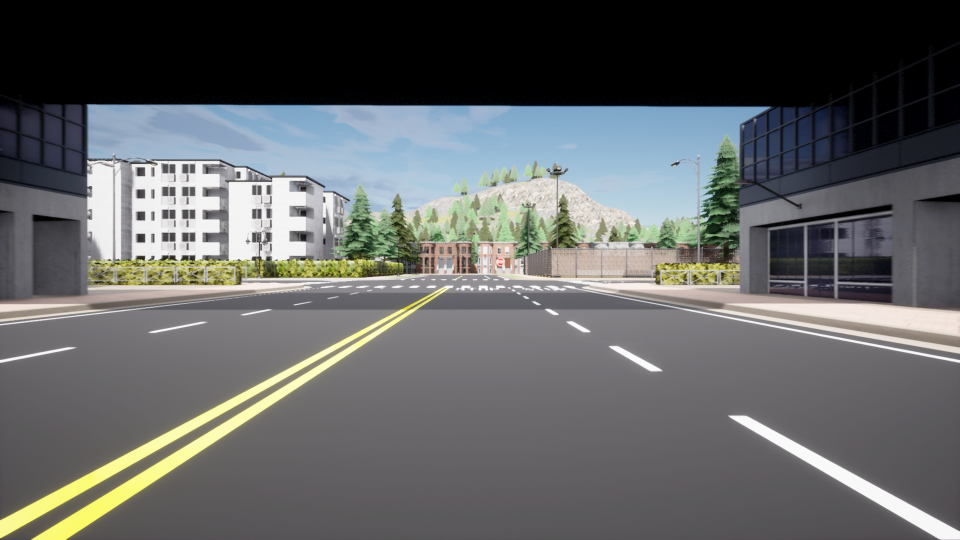
#> input picture inference/CARLA_IMAGESET/5_008578.jpg, 1920 x 1080 px, found by its file name (shown at 1/2 size)
$ python -i depth_cam_utils.py   (imports and definitions only)   (older library calls are emulated)
#> lines starting #> are read from the running program, lines starting #| are printed output that depends on the picture; after the words box and inside, x2 and y2 are one past the last pixel; in counts of white or black regions, pixels touching at a corner belong together
### Carla/config.py
#!/usr/bin/env python
# @Time : 2021/12/28 18:07
# @Author : 戎昱
# @File : config.py
# @Software : PyCharm
# @Contact : sekirorong@gmail.com
# @github : https://github.com/SekiroRong
import os

# ---------------------Generator Parameters------------------------
status = 'train' # train/test/val

round = '5' # Avoiding the generated data conflicting

carla_map = 'Town05' # Town01,02,03,04,05,10HD available  Town03有上下坡！ Recommend Town05

weather_index = 0 # change the weather when simulating

Ratio_of_vehicles = 0.1 # Ratio of vehicles/walkers to spawn points
Ratio_of_walkers = 0.5 # Ratio_of_vehicles + Ratio_of_walkers is recommended to less than 0.8
# ------------------------Path----------------------------------------

kitti = True
kitti_root = r'/home/reu/carla/PythonAPI/examples/Carla_Recorder'

if status == 'test':
    kitti_training = kitti_root + r'/testing'
else:
    kitti_training = kitti_root + r'/training'

# kitti_training = kitti_root + r'\testing'

Carla_Recorder_dir = r'/home/reu/carla/PythonAPI/examples/Carla_Recorder'

txt_path = Carla_Recorder_dir + '/Position_Recorder' + '/' + status
rgb_path = Carla_Recorder_dir + '/Cam_Recorder' + '/' + status
semantic_path = Carla_Recorder_dir + '/semantic_Recorder' + '/' + status
lidar_path = Carla_Recorder_dir + '/Lidar_Recorder' + '/' + status
depth_path = Carla_Recorder_dir + '/Depth_Recorder' + '/' + status
semantic2_path = Carla_Recorder_dir + '/semantic2_Recorder' + '/' + status
laneline_file = r"/Laneline_Recorder" + '/' + status # Deprecated
save_path = Carla_Recorder_dir + r'/videos'
tmp_path = Carla_Recorder_dir + r'/tmp'

recorder_dir = Carla_Recorder_dir + r'/recording01.log'

if kitti:
    rgb_path = kitti_training + r'/image_2'
    lidar_path = kitti_training + r'/velodyne'
    semantic2_path = kitti_training + r'/semantic'
    label_path = kitti_training + r'/label_2'
    paintedVelodyne_path = kitti_training + r'/paintedVelodyne'

# ----deprecated------
save_3dbbox_path = r"/home/reu/carla/PythonAPI/examples/Carla_Recorder/3Dbbox" + '/' + status
save_laneline_path = r"/home/reu/carla/PythonAPI/examples/Carla_Recorder/LaneLine" + '/' + status
save_drivearea_path = r"/home/reu/carla/PythonAPI/examples/Carla_Recorder/DriveableArea" + '/' + status
save_img_path = r"/home/reu/carla/PythonAPI/examples/Carla_Recorder/Image" + '/' + status + "/images.txt"
# --------------------

if kitti:
    save_3dbbox_path = Carla_Recorder_dir + r'/tmp'


def mkdir(path):
    folder = os.path.exists(path)
    if not folder:
        os.makedirs(path)

mkdir(rgb_path)
mkdir(lidar_path)
mkdir(semantic2_path)
mkdir(label_path)
mkdir(semantic_path)
mkdir(txt_path)
mkdir(depth_path)
mkdir(save_path)

### CARLA/PythonAPI/examples/depth_cam_utils.py
#!/usr/bin/env python
# @Time : 2022/1/3 20:09
# @Author : 戎昱
# @File : depth_cam_demo.py
# @Software : PyCharm
# @Contact : sekirorong@gmail.com
# @github : https://github.com/SekiroRong
import cv2
import numpy as np
from config import status

depth_path = r"/home/reu/carla/PythonAPI/examples/Carla_Recorder/Depth_Recorder" + '/' + status
from config import semantic_path

# [19 lines of commented-out code are left out]

def parse_depth_img(path, depth=True):
#> called with depth = True
    if depth:
        depth_img = depth_path + '/' + path
    else:
        print(semantic_path)
        depth_img = semantic_path + '/' + path
    print(depth_img)
    img = cv2.imread(depth_img)
#> img is the input picture: shape (1080, 1920, 3); mean B, G, R 101.1, 100.8, 98.7

    img = cv2.cvtColor(img, cv2.COLOR_BGR2GRAY)
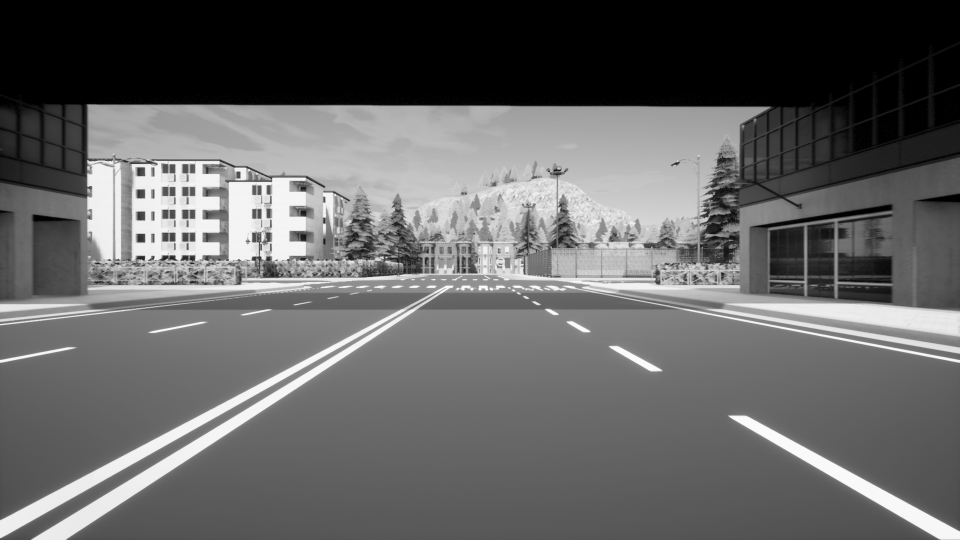
#> img: shape (1080, 1920) (shown at 1/2 size); min 0, max 253, mean 100.2

    prewitt1 = np.array([[1, 0, -1]])
    prewitt2 = np.array([[-1, 0, 1]])

    edge1 = cv2.filter2D(img, -1, prewitt1)
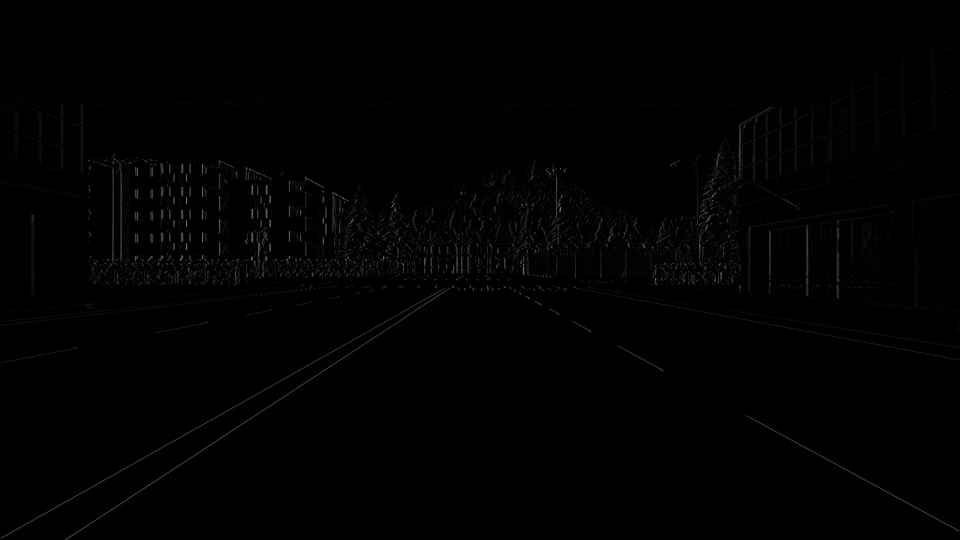
#> edge1: shape (1080, 1920) (shown at 1/2 size); min 0, max 167, mean 1.5
    edge2 = cv2.filter2D(img, -1, prewitt2)
    edge = cv2.bitwise_or(edge1, edge2)

    retval, img = cv2.threshold(edge, 2, 255, cv2.THRESH_BINARY)
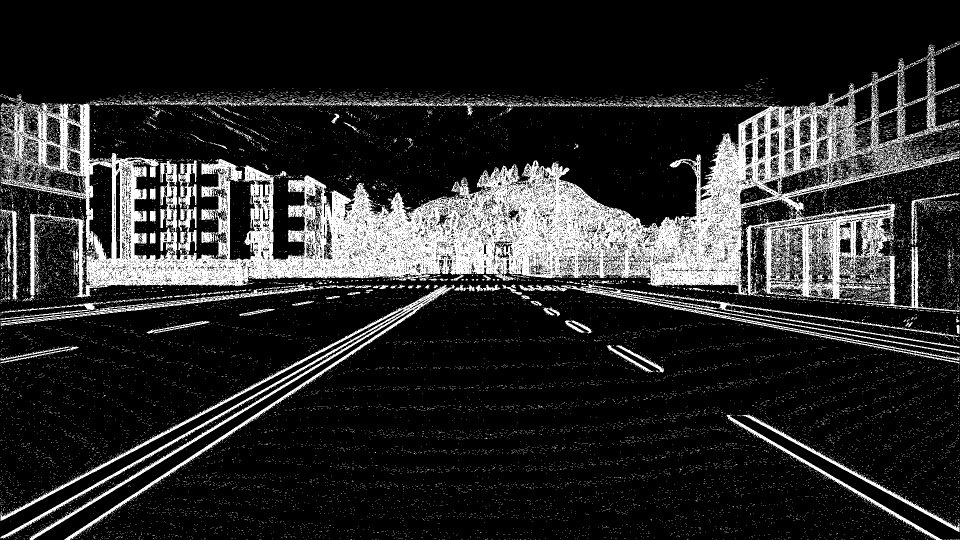
#> img: shape (1080, 1920) (shown at 1/2 size); 16.6% white; 21034 white regions (20790 under 20 px), largest, box (x1, y1, x2, y2) and area: (1, 117, 1919, 606) 244656, (1, 569, 910, 1080) 20621, (1122, 571, 1919, 728) 6242

    return img

# [43 lines left out: function from_depth_get_bbox, not called in this run]

>>> result = parse_depth_img('../../../inference/CARLA_IMAGESET/5_008578.jpg')

$ run again, on inference/CARLA_IMAGESET/5_022378.jpg
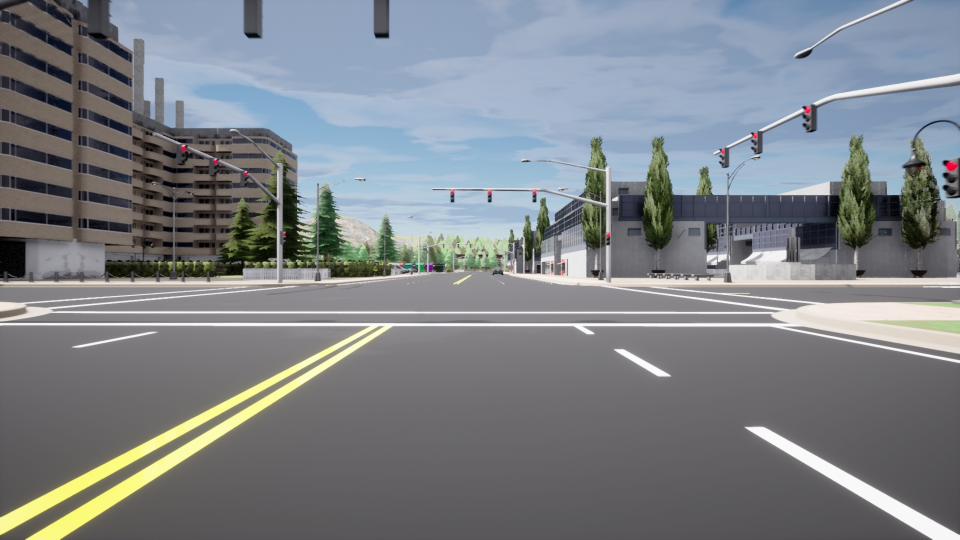
#> input picture inference/CARLA_IMAGESET/5_022378.jpg, 1920 x 1080 px, found by its file name (shown at 1/2 size)
#> in parse_depth_img, img is the input picture: shape (1080, 1920, 3); mean B, G, R 135.4, 130.3, 125.7
#> in parse_depth_img, `edge1 = cv2.filter2D(img, -1, prewitt1)`:
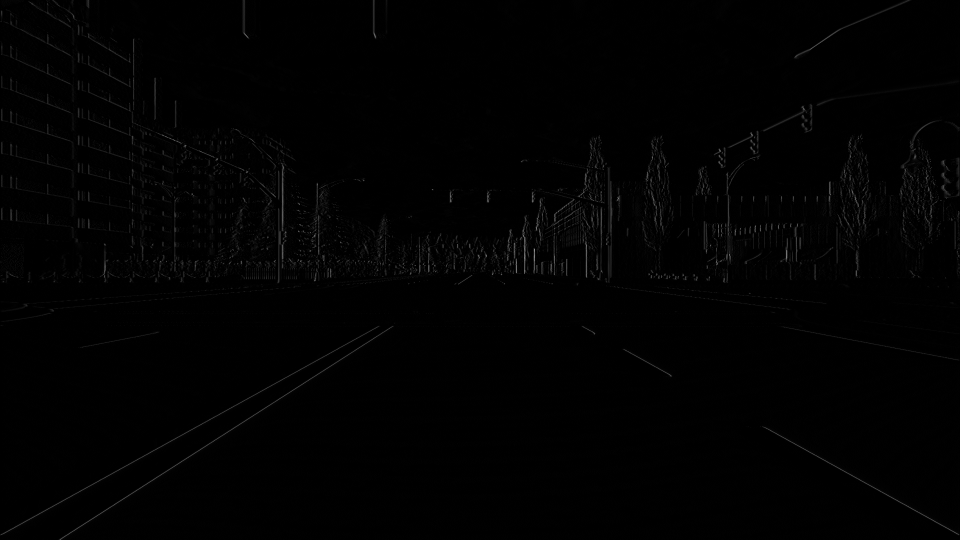
#> edge1: shape (1080, 1920) (shown at 1/2 size); min 0, max 175, mean 1.6
#> in parse_depth_img, `retval, img = cv2.threshold(edge, 2, 255, cv2.THRESH_BINARY)`:
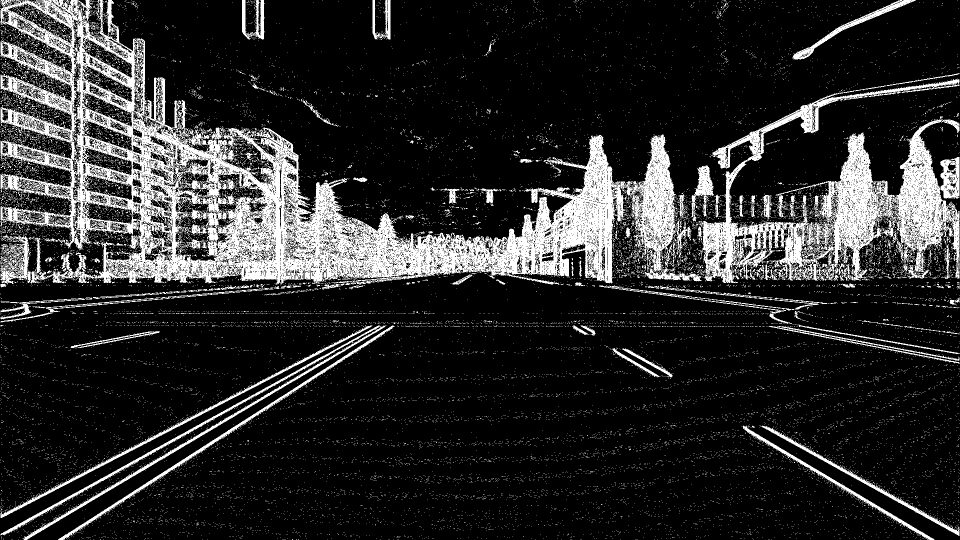
#> img: shape (1080, 1920) (shown at 1/2 size); 17.2% white; 21042 white regions (20844 under 20 px), largest, box (x1, y1, x2, y2) and area: (1, 0, 1404, 570) 203575, (1397, 158, 1919, 566) 65727, (116, 651, 790, 1080) 4688
